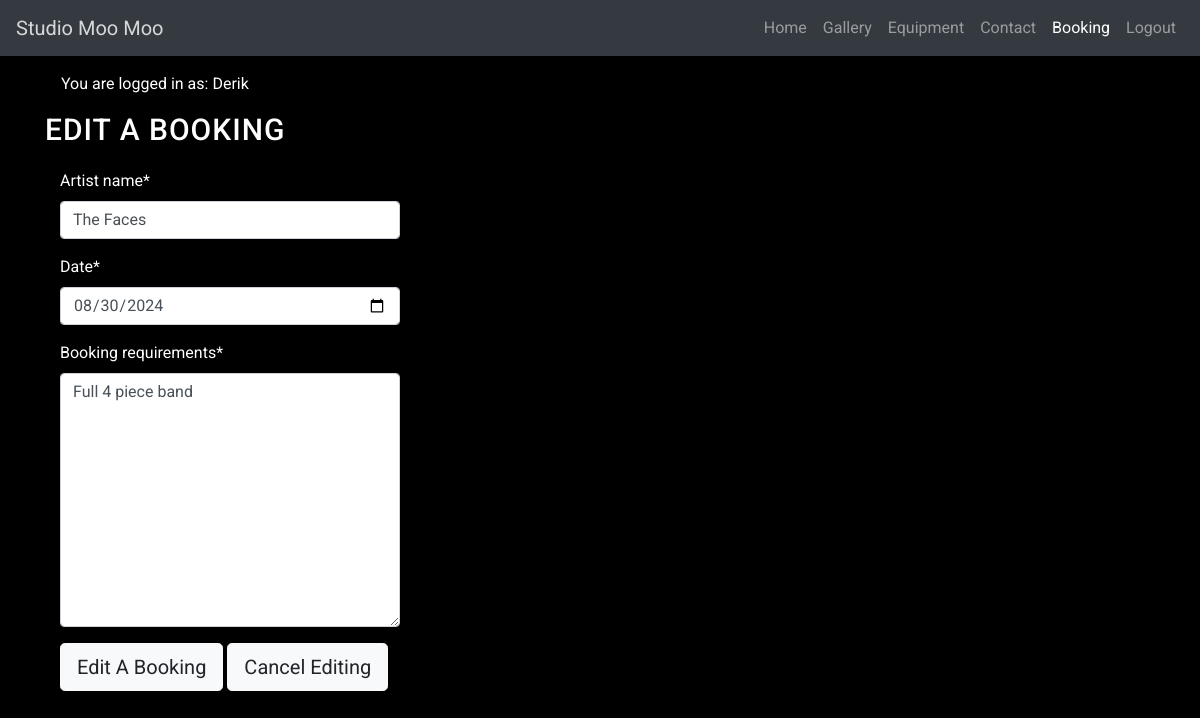
Screenshot of /edit_booking/1 (signed in) with the database file from the repository.
### booking/models.py (models this page shows, shortened)
class Booking(models.Model):
    user = models.ForeignKey(User, on_delete=models.CASCADE)
    artist_name = models.CharField(max_length=30)
    date = models.DateField()
    booking_requirements = models.CharField(max_length=700)

### booking/views.py (the view, shortened to what this page needs)
# urls.py: path('edit_booking/<int:booking_id>', views.edit_booking, name='edit_booking'),
def edit_booking(request, booking_id):
    queryset = Booking.objects.all()
    booking = get_object_or_404(queryset, pk=booking_id)
    booking_form = BookingForm(instance=booking)
    return render(
        request,
        "booking/booking_edit.html",
        {
            'booking_form' : booking_form,
        },
    )

### booking/forms.py
class BookingForm(forms.ModelForm):
    class Meta:
        model = Booking
        fields = ('artist_name','date','booking_requirements')
        widgets = {
            'nrtist_name': forms.Textarea(attrs={'cols': 60, 'rows': 1}),
            'date': forms.TextInput(attrs={'type': 'date'}),
            'booking_requirements': forms.Textarea()
        }

### booking/templates/booking/booking_edit.html (shortened to what this page needs)
{% extends "base.html" %} {% block title %} Studio Moo Moo {% endblock %}
{% load static %}
{% load crispy_forms_tags %}
{% block content %}
<body>
    <main class="flex-shrink-0 main-bg">
        {% if user.is_authenticated %}
        <p class="text-end m-3">You are logged in as: {{ user }}</p>
        {% else %}
        <p class="text-end m-3">You are not logged in</p>
        {% endif %}
    <div>
        <h1>Edit a Booking</h1>
        <div class="col-md-4 mb-4 mt-3">
          <div>
            {% if user.is_authenticated %}
            <form id="bookingForm" method="post"
              style="margin-top: 1.3em;">
              {{ booking_form | crispy }}
              <button id="BookingButton" type="submit"
                class="btn btn-lg btn-light">Edit A Booking</button>
              <button id="CancelButton" type="submit"
                class="btn btn-lg btn-light">Cancel Editing</button>
            </form>
            {% else %}
            <p>Log in to make a booking</p>
            {% endif %}
          </div>
        </div>
    </div>
</body>
</html>
{% endblock %}

### static/css/style.css (style rules this page uses)
body { min-height: 100vh; display: flex; flex-direction: column; background-color: #000000; color: #ffffff; font-family: 'roboto', Lucida Sans, monospace; }
h1, h2 { font-family: 'roboto', 'Lucida Sans'; font-size: 30px; color: #ffffff; text-transform: uppercase; letter-spacing: 1px; }

### rows the page displays
Booking: artist_name "The Faces", date "08/30/2024", booking_requirements "Full 4 piece band"

### other values shown
{{ user }} "Derik"
